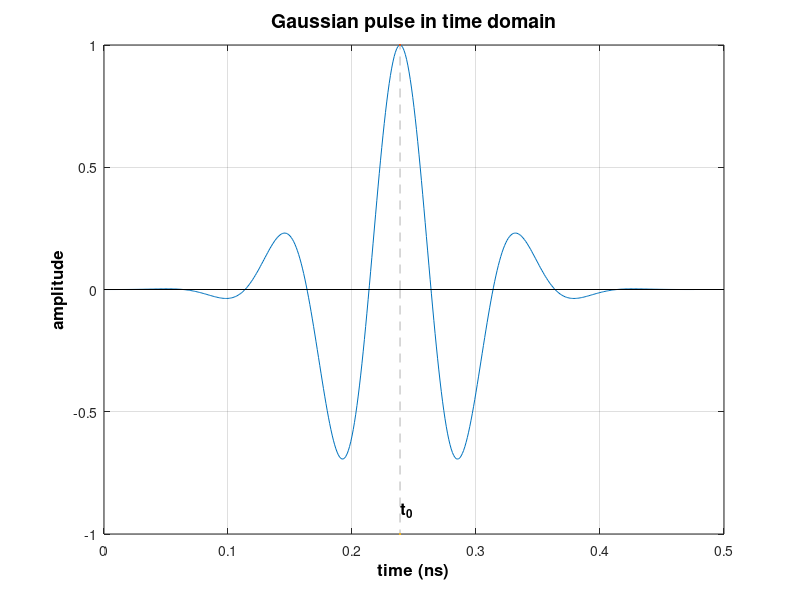

The MATLAB script that drew this image: (Note: this script raises an error after producing the figure.)
%
% this script evaluates the same gaussian excitation function, as openEMS does
%

clear
close all
clc

f0 = 10e9;
fc = 6e9;
dT = 1e-12; % sample time-step


sigma = 1/sqrt(8/9)/pi/fc;
t0 = sqrt(18)/sqrt(8/9)/pi/fc;

len = 2 * 9/(2*pi*fc) / dT; % gauss length

for n=1:len
    t_(n) = (n-1)*dT;
    ex(n) = cos(2*pi*f0*((n-1)*dT - 9/(2*pi*fc))) .* exp(-((t_(n)-t0)/sigma)^2/2);
end

%%  time domain
plot(t_/1e-9,ex)
title('Gaussian pulse in time domain','fontsize',14,'fontweight','b','color','k');
xlabel( 'time (ns)','fontsize',12,'fontweight','b','color','k' );
ylabel( 'amplitude','fontsize',12,'fontweight','b','color','k' );
 hold on;
 
 % t0 line
 x_posi=t0/1e-9;
 yLim=get(gca,'YLim');
                y_posi=yLim(2);
               stem(x_posi,y_posi,'--.','Color',[0.7,0.7,0.7]);
               hold on;
               y_posi=yLim(1);
               stem(x_posi,y_posi,'--.','Color',[0.7,0.7,0.7]);
disp( ['Amplitude at t=0: ' num2str(20*log10(abs(ex(1))/1)) ' dB'] );
text(x_posi,y_posi*0.9,'t_0','fontsize',12,'fontweight','b','color','k');
grid on
%% freq domain
val = DFT_time2freq( t_, ex, [f0-fc f0 f0+fc] );
disp( ['Amplitude at f=f0-fc: ' num2str(20*log10(abs(val(1))/abs(val(2)))) ' dB'] );
disp( ['Amplitude at f=f0+fc: ' num2str(20*log10(abs(val(3))/abs(val(2)))) ' dB'] );

% calculate frequency domain via slow DFT
freq = linspace(f0-fc,f0+fc,1000);
val = DFT_time2freq( t_, ex, freq );
figure
plot( freq/1e9, abs(val) )

hold on

x_posi=f0/1e9;
 yLim=get(gca,'YLim');
                y_posi=yLim(2);
               stem(x_posi,y_posi,'--.','Color',[0.7,0.7,0.7]);
               text(x_posi,y_posi*0.02,'f_0','fontsize',12,'fontweight','b','color','k');
               
               x_posi=(f0-fc/2)/1e9;
               y_posi=yLim(1);
               stem(x_posi,y_posi,'--.','Color',[0.7,0.7,0.7]);
               
               hold on;
               y_posi=yLim(2);
               stem(x_posi,y_posi,'--.','Color',[0.7,0.7,0.7]);
               text(x_posi,y_posi*0.02,'f_0-f_c/2','fontsize',12,'fontweight','b','color','k');
               hold on;
               
 x_posi=(f0+fc/2)/1e9;
               y_posi=yLim(1);
               stem(x_posi,y_posi,'--.','Color',[0.7,0.7,0.7]);
               
               hold on;
               y_posi=yLim(2);
               stem(x_posi,y_posi,'--.','Color',[0.7,0.7,0.7]);
               text(x_posi,y_posi*0.02,'f_0+f_c/2','fontsize',12,'fontweight','b','color','k');
               hold on;
% % overlay the FFT result
% [f,val_fft] = FFT_time2freq( t_, ex );
% val_fft = val_fft((f0-fc<=f) & (f<=f0+fc));
% f = f((f0-fc<=f) & (f<=f0+fc));
% hold on
% plot( f/1e9, abs(val_fft), 'r' )
title('Gaussian pulse in frequency domain','fontsize',14,'fontweight','b','color','k');
              
if (f0==0)
    Fw = sigma*sqrt(2*pi)*exp(-0.5*(sigma*2*pi*f).^2);
    plot( f/1e9, 2*abs(Fw), 'g--' )
%     legend('dft','fft','analytic')
else
%     legend('dft','fft')
end

xlim([0 1.1*max(freq)/1e9])

xlabel( 'frequency (GHz)','fontsize',12,'fontweight','b','color','k' );
ylabel( 'amplitude','fontsize',12,'fontweight','b','color','k' );
grid on

%% dB
figure
val = val(freq>=0);
freq = freq(freq>=0);
plot( freq/1e9, 20*log10(abs(val)/max(abs(val))))
xlabel( 'frequency (GHz)','fontsize',12,'fontweight','b','color','k' );
ylabel( 'amplitude (dB)','fontsize',12,'fontweight','b','color','k' );
title('Amplitude (dB) of Gaussian pulse in frequency domain','fontsize',14,'fontweight','b','color','k');
xlim([0 1.1*max(freq)/1e9]);
ylim([min(20*log10(abs(val)/max(abs(val)))) max(20*log10(abs(val)/max(abs(val))))+1]);
hold on;

x_posi=f0/1e9;
 yLim=get(gca,'YLim');
               y_posi=yLim(1);
               stem(x_posi,y_posi,'--.','Color',[0.7,0.7,0.7]);
               text(x_posi,y_posi*0.96,'f_0','fontsize',12,'fontweight','b','color','k');
               hold on;
               y_posi=yLim(2);
               stem(x_posi,y_posi,'--.','Color',[0.7,0.7,0.7]);
               hold on;

x_posi=(f0-fc/2)/1e9;
               y_posi=yLim(1);
               stem(x_posi,y_posi,'--.','Color',[0.7,0.7,0.7]);
               text(x_posi,y_posi*0.96,'f_0-f_c/2','fontsize',12,'fontweight','b','color','k');
               hold on;
               y_posi=yLim(2);
               stem(x_posi,y_posi,'--.','Color',[0.7,0.7,0.7]);
               hold on;
               
 x_posi=(f0+fc/2)/1e9;
               y_posi=yLim(1);
               stem(x_posi,y_posi,'--.','Color',[0.7,0.7,0.7]);
               text(x_posi,y_posi*0.96,'f_0+f_c/2','fontsize',12,'fontweight','b','color','k');
               hold on;
               y_posi=yLim(2);
               stem(x_posi,y_posi,'--.','Color',[0.7,0.7,0.7]);
               hold on;
   plot([0 1.1*max(freq)/1e9], [-5 -5],'--.','Color',[0.7,0.7,0.7])            
               grid on
               text(-0.7,-5,'-5','fontsize',12,'fontweight','b','color','k');